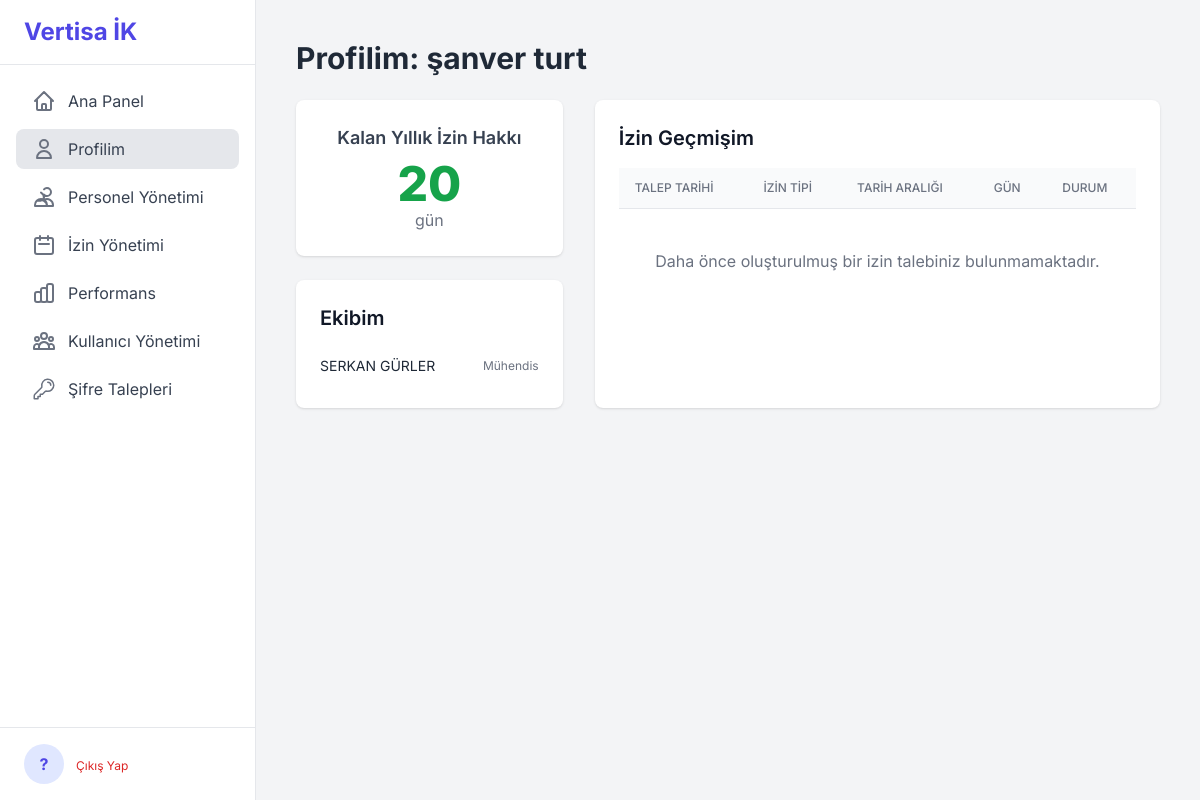
The app's page /profile (signed in) with its own data.
### tables this page shows
CREATE TABLE calisanlar (
            id INTEGER PRIMARY KEY AUTOINCREMENT, ad_soyad TEXT NOT NULL, sicil_no TEXT UNIQUE,
            ise_baslama_tarihi TEXT, tel TEXT, yakin_tel TEXT, tc_kimlik TEXT UNIQUE NOT NULL, 
            adres TEXT, iban TEXT, egitim TEXT, ucreti TEXT, aciklama TEXT, isten_cikis_tarihi TEXT,
            yillik_izin_bakiye INTEGER NOT NULL DEFAULT 20, yaka_tipi TEXT,
            yonetici_id INTEGER REFERENCES calisanlar(id),
            sube_id INTEGER REFERENCES subeler(id),
            gorev_id INTEGER REFERENCES gorevler(id),
            mail TEXT UNIQUE
        , onay_durumu TEXT NOT NULL DEFAULT "Onaylandı", admin_notu TEXT);

CREATE TABLE gorevler (id INTEGER PRIMARY KEY AUTOINCREMENT, gorev_adi TEXT UNIQUE NOT NULL);

### main.py (the view)
@app.route('/profile')
@login_required
@personnel_linked_required
def profile():
    db = get_db()
    calisan_id = session.get('calisan_id')
    personnel_info = db.execute("SELECT c.*, s.sube_adi, g.gorev_adi FROM calisanlar c LEFT JOIN subeler s ON c.sube_id = s.id LEFT JOIN gorevler g ON c.gorev_id = g.id WHERE c.id = ?", (calisan_id,)).fetchone()
    my_requests = db.execute('SELECT * FROM izin_talepleri WHERE calisan_id = ? ORDER BY talep_tarihi DESC', (calisan_id,)).fetchall()
    my_team = []
    if session.get('role') in ['admin', 'manager']:
        my_team = db.execute("SELECT c.id, c.ad_soyad, g.gorev_adi FROM calisanlar c LEFT JOIN gorevler g ON c.gorev_id = g.id WHERE c.yonetici_id = ? AND c.onay_durumu = 'Onaylandı'", (calisan_id,)).fetchall()
    return render_template('profile.html', personnel=personnel_info, my_requests=my_requests, my_team=my_team)

### main.py (called while the page is built)
def get_db():
    db = getattr(g, '_database', None)
    if db is None:
        db = g._database = sqlite3.connect(DATABASE)
        db.row_factory = sqlite3.Row
    return db

@app.teardown_appcontext
def close_connection(exception):
    db = getattr(g, '_database', None)
    if db is not None:
        db.close()

def login_required(f):
    @wraps(f)
    def decorated_function(*args, **kwargs):
        if "user_id" not in session:
            flash("Bu sayfayı görüntülemek için lütfen giriş yapın.", "warning")
            return redirect(url_for('login'))
        return f(*args, **kwargs)
    return decorated_function

def personnel_linked_required(f):
    @wraps(f)
    def decorated_function(*args, **kwargs):
        if "calisan_id" not in session or session["calisan_id"] is None:
            return render_template('unlinked_user.html')
        return f(*args, **kwargs)
    return decorated_function

@app.before_request
def load_common_data():
    g.pending_approvals = 0
    if session.get('role') == 'admin':
        db = get_db()
        g.pending_approvals = db.execute("SELECT COUNT(id) FROM calisanlar WHERE onay_durumu = 'Onay Bekliyor'").fetchone()[0]

### templates/profile.html (shortened to what this page needs)
{% extends "base.html" %}
{% block content %}
<div class="flex justify-between items-center mb-6">
    <h1 class="text-3xl font-bold text-gray-800">Profilim: {{ personnel.ad_soyad }}</h1>
</div>
<div class="grid grid-cols-1 lg:grid-cols-3 gap-8">
    <div class="lg:col-span-1 space-y-6">
        <div class="bg-white rounded-lg shadow p-6 text-center">
            <h2 class="text-lg font-semibold text-gray-700">Kalan Yıllık İzin Hakkı</h2>
            <p class="text-5xl font-extrabold text-green-600 mt-2">{{ personnel.yillik_izin_bakiye }}</p>
            <p class="text-gray-500">gün</p>
        </div>
        {% if my_team %}
        <div class="bg-white rounded-lg shadow p-6">
            <h2 class="text-xl font-semibold text-gray-900 mb-4">Ekibim</h2>
            <ul class="divide-y divide-gray-200">
                {% for member in my_team %}
                <li class="py-2 flex justify-between items-center">
                    <span class="text-sm text-gray-800">{{ member.ad_soyad }}</span>
                    <span class="text-xs text-gray-500">{{ member.gorev_adi or 'Görevi Belirtilmemiş' }}</span>
                </li>
                {% else %}
                <li class="text-center text-sm text-gray-500 py-4">Yönettiğiniz bir personel bulunmamaktadır.</li>
                {% endfor %}
            </ul>
        </div>
        {% endif %}
    </div>
    <div class="lg:col-span-2 bg-white rounded-lg shadow p-6">
        <h2 class="text-xl font-semibold text-gray-900 mb-4">İzin Geçmişim</h2>
        <div class="overflow-x-auto">
            <table class="min-w-full divide-y divide-gray-200">
                <thead class="bg-gray-50">
                    <tr>
                        <th class="px-4 py-3 text-left text-xs font-medium text-gray-500 uppercase">Talep Tarihi</th>
                        <th class="px-4 py-3 text-left text-xs font-medium text-gray-500 uppercase">İzin Tipi</th>
                        <th class="px-4 py-3 text-left text-xs font-medium text-gray-500 uppercase">Tarih Aralığı</th>
                        <th class="px-4 py-3 text-left text-xs font-medium text-gray-500 uppercase">Gün</th>
                        <th class="px-4 py-3 text-left text-xs font-medium text-gray-500 uppercase">Durum</th>
                    </tr>
                </thead>
                <tbody class="bg-white divide-y divide-gray-200">
                    {% for req in my_requests %}
                    <tr class="hover:bg-gray-50">
                        <td class="px-4 py-4 whitespace-nowrap text-sm text-gray-800">{{ req.talep_tarihi }}</td>
                        <td class="px-4 py-4 whitespace-nowrap text-sm text-gray-800">{{ req.izin_tipi }}</td>
                        <td class="px-4 py-4 whitespace-nowrap text-sm text-gray-800">{{ req.baslangic_tarihi }} - {{ req.bitis_tarihi }}</td>
                        <td class="px-4 py-4 whitespace-nowrap text-sm text-gray-800">{{ req.gun_sayisi }}</td>
                        <td class="px-4 py-4 whitespace-nowrap text-sm font-semibold">
                            {% if req.durum == 'Onaylandı' %}
                                <span class="px-2 inline-flex text-xs leading-5 rounded-full bg-green-100 text-green-800">{{ req.durum }}</span>
                            {% elif req.durum == 'Reddedildi' %}
                                <span class="px-2 inline-flex text-xs leading-5 rounded-full bg-red-100 text-red-800">{{ req.durum }}</span>
                            {% else %}
                                <span class="px-2 inline-flex text-xs leading-5 rounded-full bg-yellow-100 text-yellow-800">{{ req.durum }}</span>
                            {% endif %}
                        </td>
                    </tr>
                    {% else %}
                    <tr>
                        <td colspan="5" class="text-center py-10 text-gray-500">Daha önce oluşturulmuş bir izin talebiniz bulunmamaktadır.</td>
                    </tr>
                    {% endfor %}
                </tbody>
            </table>
        </div>
    </div>
</div>
{% endblock %}

### templates/base.html (style rules this page uses)
body { font-family: 'Inter', sans-serif; }

### records on screen
calisanlar: ad_soyad "şanver turt", yillik_izin_bakiye "20"
calisanlar: ad_soyad "SERKAN GÜRLER", gorev_adi "Mühendis"

### other values on screen
{{ session.ad_soyad[0]|upper if session.ad_soyad else '?' }} "?"
